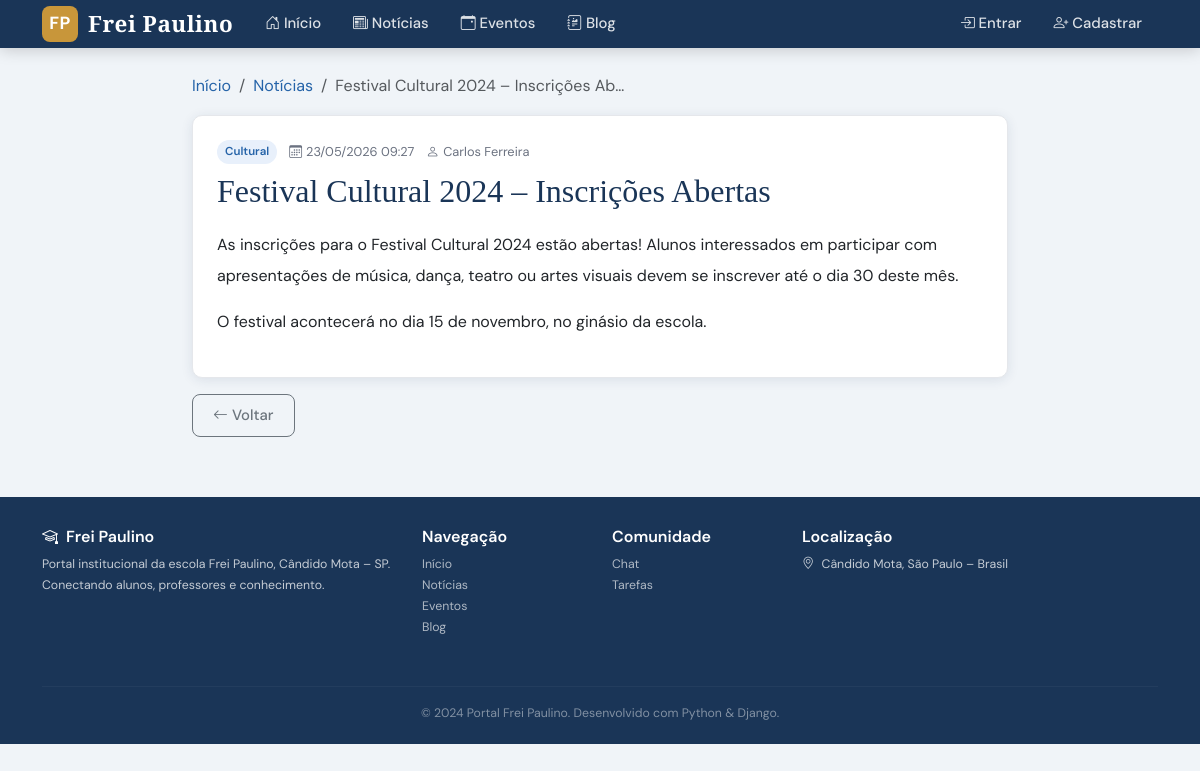
/noticias/4/, run on the app's committed database.
### noticias/models.py (models this page shows, shortened)
class Noticia(models.Model):
    CATEGORIA_CHOICES = [
        ('geral', 'Geral'),
        ('academico', 'Acadêmico'),
        ('cultural', 'Cultural'),
        ('esportivo', 'Esportivo'),
        ('comunicado', 'Comunicado'),
    ]
    titulo = models.CharField(max_length=200)
    conteudo = models.TextField()
    imagem = models.ImageField(upload_to='noticias/', blank=True, null=True)
    autor = models.ForeignKey(Usuario, on_delete=models.CASCADE)
    categoria = models.CharField(max_length=20, choices=CATEGORIA_CHOICES, default='geral')
    data_publicacao = models.DateTimeField(default=timezone.now)
    destaque = models.BooleanField(default=False)
    class Meta:
        ordering = ['-data_publicacao']

### accounts/models.py (models this page shows, shortened)
class Usuario(AbstractUser):
    TIPO_CHOICES = [
        ('aluno', 'Aluno'),
        ('professor', 'Professor'),
        ('admin', 'Administrador'),
    ]
    tipo = models.CharField(max_length=10, choices=TIPO_CHOICES, default='aluno')
    bio = models.TextField(blank=True)
    foto = models.ImageField(upload_to='fotos/', blank=True, null=True)
    turma = models.CharField(max_length=50, blank=True)
    data_cadastro = models.DateTimeField(auto_now_add=True)

### noticias/views.py (the view)
# urls.py: path('<int:pk>/', views.detalhe_noticia, name='detalhe_noticia'),
def detalhe_noticia(request, pk):
    noticia = get_object_or_404(Noticia, pk=pk)
    return render(request, 'noticias/detalhe.html', {'noticia': noticia})

### templates/noticias/detalhe.html (shortened to what this page needs)
{% extends 'base.html' %}
{% block content %}
<div class="container mt-4" style="max-width:840px;">
  <nav aria-label="breadcrumb" class="mb-3">
    <ol class="breadcrumb">
      <li class="breadcrumb-item"><a href="{% url 'home' %}">Início</a></li>
      <li class="breadcrumb-item"><a href="{% url 'lista_noticias' %}">Notícias</a></li>
      <li class="breadcrumb-item active">{{ noticia.titulo|truncatechars:40 }}</li>
    </ol>
  </nav>
  <div class="card">
    <div class="card-body p-4">
      <div class="noticia-meta mb-2">
        <span class="badge-cat">{{ noticia.get_categoria_display }}</span>
        <span><i class="bi bi-calendar3 me-1"></i>{{ noticia.data_publicacao|date:"d/m/Y H:i" }}</span>
        <span><i class="bi bi-person me-1"></i>{{ noticia.autor.get_full_name|default:noticia.autor.username }}</span>
      </div>
      <h1 style="font-size:2rem;color:var(--azul);">{{ noticia.titulo }}</h1>
      <div style="line-height:1.9;margin-top:20px;">{{ noticia.conteudo|linebreaks }}</div>
    </div>
  </div>
  <a href="{% url 'lista_noticias' %}" class="btn btn-outline-secondary mt-3"><i class="bi bi-arrow-left me-1"></i>Voltar</a>
</div>
{% endblock %}

### static/css/portal.css (style rules this page uses)
:root { --azul: #1a3557; --azul-medio: #2563a8; --azul-claro: #e8f0fb; --dourado: #c8963a; --dourado-claro: #fdf4e3; --cinza-escuro: #2d2d2d; --cinza: #6b7280; --cinza-claro: #f3f4f6; --branco: #ffffff; --verde: #16a34a; --vermelho: #dc2626; --borda: #e5e7eb; --sombra: 0 2px 12px rgba(26,53,87,0.10); --sombra-hover: 0 6px 24px rgba(26,53,87,0.16); --radius: 10px; }
*, *::before, *::after { box-sizing: border-box; margin: 0; padding: 0; }
body { font-family: 'DM Sans', sans-serif; background: #f0f4f8; color: var(--cinza-escuro); line-height: 1.7; min-height: 100vh; }
h1, h2, h3, h4, h5 { font-family: 'Playfair Display', serif; color: var(--azul); }
a { color: var(--azul-medio); text-decoration: none; }
.card { background: var(--branco); border: 1px solid var(--borda); border-radius: var(--radius); box-shadow: var(--sombra); overflow: hidden; transition: box-shadow 0.2s, transform 0.2s; }
.card-body { padding: 20px; }
.noticia-meta { font-size: 0.8rem; color: var(--cinza); margin-bottom: 8px; display: flex; gap: 12px; align-items: center; flex-wrap: wrap; }
.badge-cat { font-size: 0.72rem; background: var(--azul-claro); color: var(--azul-medio); padding: 2px 8px; border-radius: 20px; font-weight: 600; }
.btn { border-radius: 8px; font-weight: 500; padding: 9px 20px; font-size: 0.93rem; transition: all 0.2s; }

### data on the page
Noticia: titulo "Festival Cultural 2024 – Inscrições Ab…", categoria "Cultural", data_publicacao "23/05/2026 09:27", autor.get_full_name "Carlos Ferreira", titulo "Festival Cultural 2024 – Inscrições Abertas", conteudo "As inscrições para o Festival Cultural 2024 estão abertas! Alunos interessados em participar com apresentações de música, dança, teatro ou artes visuais devem se inscrever até o dia 30 deste mês. O festival acontecerá no dia 15 de novembro, no ginásio da escola."
